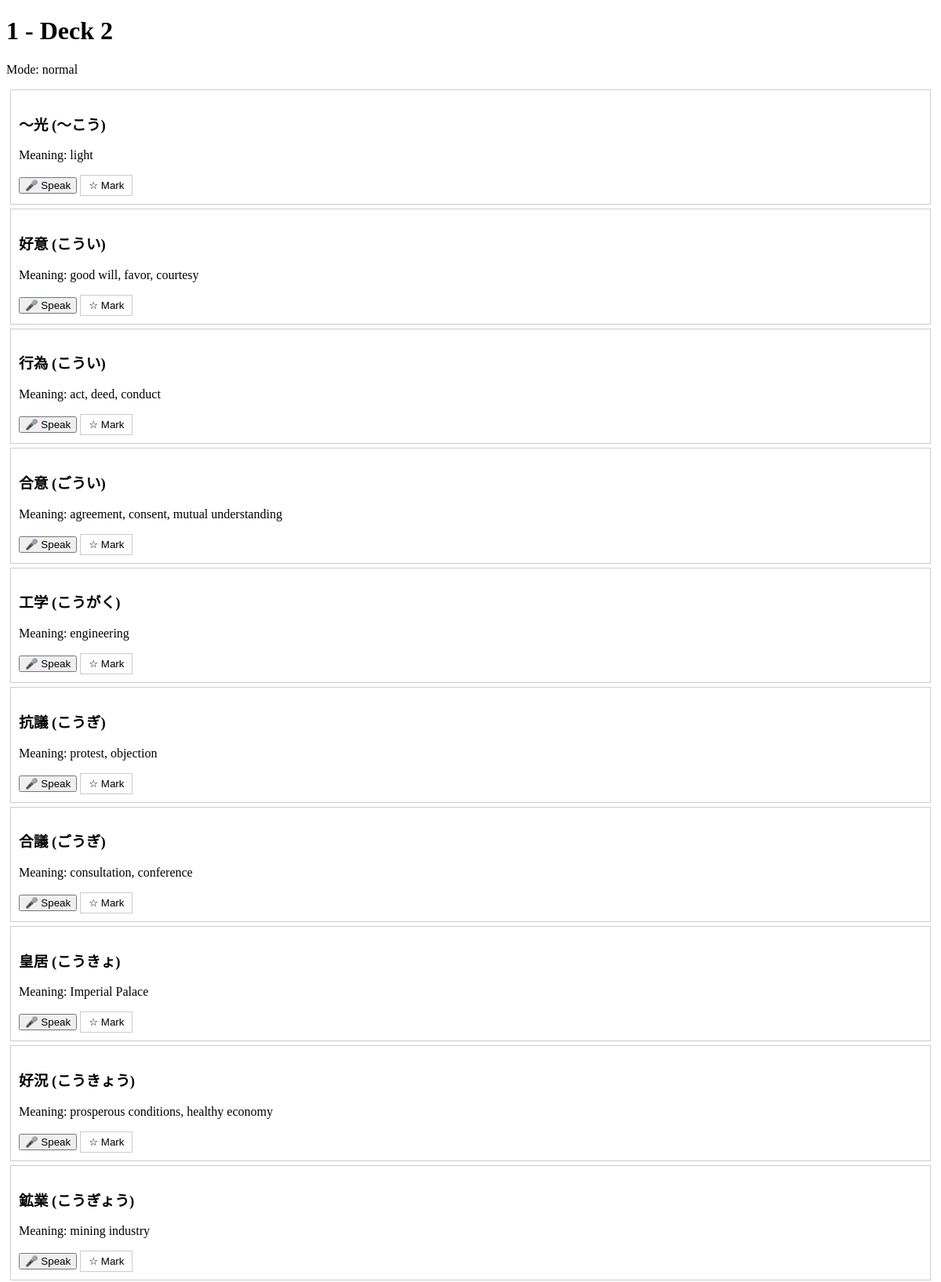
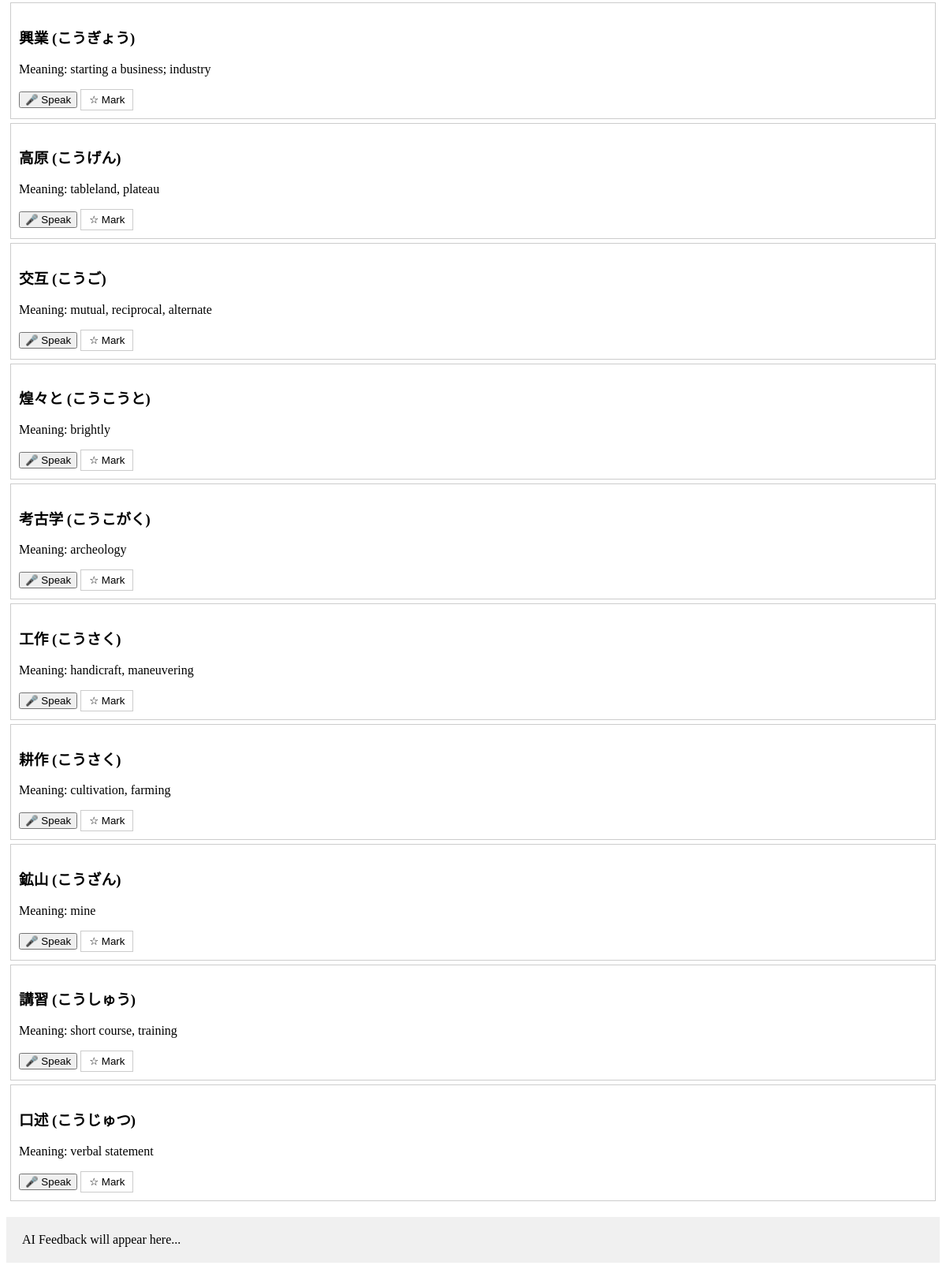
Screenshot of /session/1/1?mode=normal with the database file from the repository (2 pictures, top to bottom).
### tables this page shows
CREATE TABLE words (
            id INTEGER PRIMARY KEY AUTOINCREMENT,
            original TEXT,
            furigana TEXT,
            english TEXT,
            jlpt_level INTEGER,
            is_marked INTEGER DEFAULT 0
        );

### app.py (the view)
@app.route('/session/<jlpt_level>/<int:deck_id>') # Removed 'int:' from jlpt_level
def game_session(jlpt_level, deck_id):
    mode = request.args.get('mode', 'normal')
    try:
        level_num = int(''.join(filter(str.isdigit, jlpt_level)))
    except ValueError:
        return "Invalid Level Format", 400
    words = get_words_by_deck(level_num, deck_id)
    return render_template('session.html',
                           level=jlpt_level,
                           level_num=level_num,
                           deck_id=deck_id,
                           words=words,
                           mode=mode)

### database/db_handler.py (called while the page is built)
def get_db_connection():
    conn = sqlite3.connect(DB_PATH)
    conn.row_factory = sqlite3.Row  # This allows us to access columns by name
    return conn

def get_words_by_deck(level_num, deck_id):
    conn = get_db_connection()
    cursor = conn.cursor()
    limit = 20
    offset = deck_id * 20
    cursor.execute('SELECT * FROM words WHERE jlpt_level = ? LIMIT ? OFFSET ?',
                   (level_num, limit, offset))
    words = [dict(row) for row in cursor.fetchall()]
    conn.close()
    return words

### templates/session.html (shortened to what this page needs)
<!DOCTYPE html>
<html>
<head>
</head>
<body>
    <h1>{{ level.upper() }} - Deck {{ deck_id + 1 }}</h1>
    <p>Mode: {{ mode }}</p>
    <div id="quiz-container">
        {% for word in words %}
        <div class="word-card" style="border: 1px solid #ccc; padding: 10px; margin: 5px;">
            <h3>{{ word.original }} ({{ word.furigana }})</h3>
            <p>Meaning: {{ word.english }}</p>
            <button onclick="sendVoiceSample('{{ word.original }}')">🎤 Speak</button>
            <button
                id="mark-btn-{{ word.id }}"
                onclick="toggleMark('{{ word.id }}', this)"
                class="mark-btn {{ 'is-marked' if word.is_marked else '' }}">
                {{ '⭐ Marked' if word.is_marked else '☆ Mark' }}
            </button>
        </div>
        {% endfor %}
    </div>
    <div id="feedback-box" style="background: #f0f0f0; padding: 20px; margin-top: 20px;">
        AI Feedback will appear here...
    </div>
</body>
</html>

### templates/session.html (style rules this page uses)
.mark-btn { background-color: white; border: 1px solid #ccc; padding: 5px 10px; cursor: pointer; transition: background-color 0.2s; }

### rows the page displays
words: original "～光", furigana "～こう", english "light", is_marked "☆ Mark"
words: original "好意", furigana "こうい", english "good will, favor, courtesy", is_marked "☆ Mark"
words: original "行為", furigana "こうい", english "act, deed, conduct", is_marked "☆ Mark"
words: original "合意", furigana "ごうい", english "agreement, consent, mutual understanding", is_marked "☆ Mark"
words: original "工学", furigana "こうがく", english "engineering", is_marked "☆ Mark"
words: original "抗議", furigana "こうぎ", english "protest, objection", is_marked "☆ Mark"
words: original "合議", furigana "ごうぎ", english "consultation, conference", is_marked "☆ Mark"
words: original "皇居", furigana "こうきょ", english "Imperial Palace", is_marked "☆ Mark"
words: original "好況", furigana "こうきょう", english "prosperous conditions, healthy economy", is_marked "☆ Mark"
words: original "鉱業", furigana "こうぎょう", english "mining industry", is_marked "☆ Mark"
words: original "興業", furigana "こうぎょう", english "starting a business; industry", is_marked "☆ Mark"
words: original "高原", furigana "こうげん", english "tableland, plateau", is_marked "☆ Mark"
words: original "交互", furigana "こうご", english "mutual, reciprocal, alternate", is_marked "☆ Mark"
words: original "煌々と", furigana "こうこうと", english "brightly", is_marked "☆ Mark"
words: original "考古学", furigana "こうこがく", english "archeology", is_marked "☆ Mark"
words: original "工作", furigana "こうさく", english "handicraft, maneuvering", is_marked "☆ Mark"
words: original "耕作", furigana "こうさく", english "cultivation, farming", is_marked "☆ Mark"
words: original "鉱山", furigana "こうざん", english "mine", is_marked "☆ Mark"
words: original "講習", furigana "こうしゅう", english "short course, training", is_marked "☆ Mark"
words: original "口述", furigana "こうじゅつ", english "verbal statement", is_marked "☆ Mark"

### other values shown
{{ level.upper() }} "1"
{{ deck_id + 1 }} "2"
{{ mode }} "normal"
